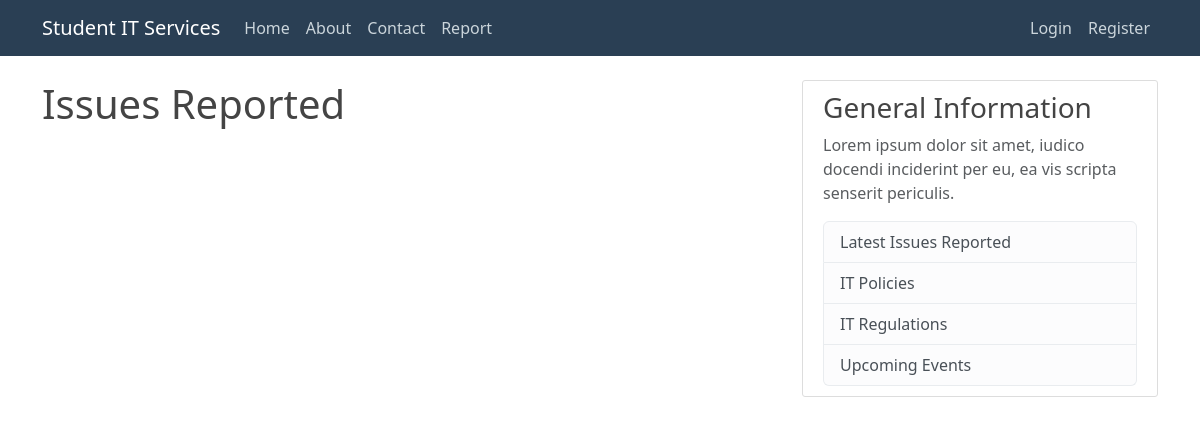
Before: /itreporting/report/ with the older database file.
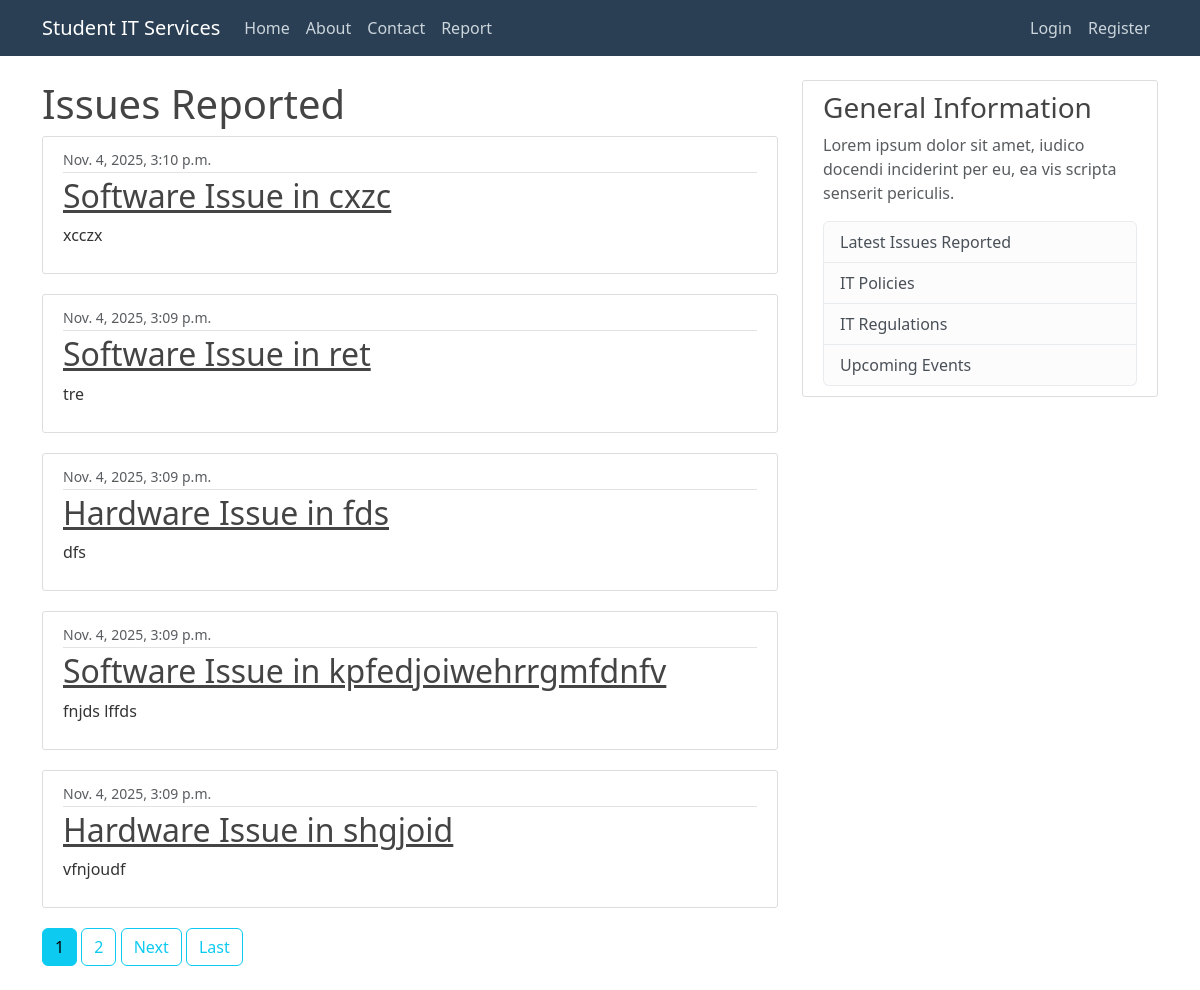
After: the same page with the newer database file.
### itreporting/models.py (models this page shows, shortened)
class Issue(models.Model):
    type = models.CharField(max_length=100, choices = [('Hardware', 'Hardware'), ('Software', 'Software')])
    room = models.CharField(max_length=100)
    urgent = models.BooleanField(default = False)
    details = models.TextField()
    date_submitted = models.DateTimeField(default=timezone.now)
    description = models.TextField()
    author = models.ForeignKey(User, related_name = 'issues', on_delete=models.CASCADE)
    def __str__(self):
        return f'{self.type} Issue in {self.room}'

### itreporting/views.py (the view)
# urls.py: path('report/', PostListView.as_view(), name = 'report'),
class PostListView(ListView):
    model = Issue
    ordering = ['-date_submitted']
    template_name = 'itreporting/report.html'
    context_object_name = 'issues'
    paginate_by = 5  # Optional pagination

### users/models.py (called while the page is built)
    def __str__(self):
        return f'{self.user.first_name} {self.user.last_name}'

### itreporting/templates/itreporting/report.html (shortened to what this page needs)
{% extends "itreporting/base.html" %}
{% block content %}
<!DOCTYPE html>
<html>
<head>
</head>
<body>
    <h1>Issues Reported</h1>
    {% for issue in issues %}
        <article class="media content-section">
            <div class="media-body">
                <div class="article-metadata">
                    <small class="text-muted">{{ issue.date_submitted }}</small>
                </div>
                <h2><a class="article-title" href="{% url 'itreporting:issue-detail' issue.id %}">{{ issue }}</a></h2>
                <p class="article-content">{{ issue.details }}</p>
            </div>
        </article>
    {% endfor %}
    {% if is_paginated %}
    {% for num in page_obj.paginator.page_range %}
    {% if page_obj.number == num %}
        <a class="btn btn-info mb-4" href="?page={{num}}">{{num}}</a>
    {% elif num > page_obj.number|add:'-3' and num < page_obj.number|add:'3' %}
        <a class="btn btn-outline-info mb-4" href="?page={{num}}">{{num}}</a>
    {% endif %}
    {% endfor %}
    {% if page_obj.has_next %}
        <a class="btn btn-outline-info mb-4" href="?page={{page_obj.next_page_number}}">Next</a>
        <a class="btn btn-outline-info mb-4" href="?page={{page_obj.paginator.num_pages}}">Last</a>
    {% endif %}
    {% endif %}
</body>
</html>
{% endblock content %}

### itreporting/templates/itreporting/base.html (shortened to what this page needs)
{% load static %}
<!DOCTYPE html>
<html lang="en">
<head>
    <link href="https://cdn.jsdelivr.net/npm/bootstrap@5.3.3/dist/css/bootstrap.min.css"
          rel="stylesheet"
>
    <link rel="stylesheet" type="text/css" href="{% static 'css/styles.css' %}">
</head>
<body>
    <header class="site-header">
        <nav class="navbar navbar-expand-md navbar-dark bg-steel fixed-top">
            <div class="container">
                <a class="navbar-brand mr-4" href="{% url 'itreporting:home' %}">Student IT Services</a>
                <div class="collapse navbar-collapse" id="navbarToggle">
                    <div class="navbar-nav me-auto">
                        <a class="nav-item nav-link" href="{% url 'itreporting:home' %}">Home</a>
                        <a class="nav-item nav-link" href="{% url 'itreporting:about' %}">About</a>
                        <a class="nav-item nav-link" href="{% url 'itreporting:contact' %}">Contact</a>
                        <a class="nav-item nav-link" href="{% url 'itreporting:report'%}">Report</a>
                    </div>
                    <div class="navbar-nav">
                        {% if user.is_authenticated  %}
                            <a class="nav-item nav-link" href="{% url 'itreporting:issue-create' %}">Report New Issue</a>
                            <a class="nav-item nav-link" href="{% url 'logout' %}">Logout</a>
                        {% else %}
                            <a class="nav-item nav-link" href="{% url 'login' %}">Login</a>
                            <a class="nav-item nav-link" href="{% url 'register' %}">Register</a>
                        {% endif %}
                    </div>
                </div>
            </div>
        </nav>
    </header>
    <main class="container" style="margin-top: 80px;">
        <div class="row">
            <div class="col-md-8">
                {% block content %}{% endblock %}
            </div>
            <div class="col-md-4">
                <div class="content-section">
                    <h3>General Information</h3>
                    <p class="text-muted">
                        Lorem ipsum dolor sit amet, iudico docendi inciderint per eu, ea vis scripta senserit periculis.
                    </p>
                    <ul class="list-group">
                        <li class="list-group-item list-group-item-light">Latest Issues Reported</li>
                        <li class="list-group-item list-group-item-light">IT Policies</li>
                        <li class="list-group-item list-group-item-light">IT Regulations</li>
                        <li class="list-group-item list-group-item-light">Upcoming Events</li>
                    </ul>
                </div>
            </div>
        </div>
    </main>
</body>
</html>

### itreporting/static/css/styles.css (style rules this page uses)
body { background: #ffffff; color: #333333; margin-top: 5rem; }
h1, h2, h3, h4, h5, h6 { color: #444444; }
ul { margin: 0; }
.bg-steel { background-color: #5f788a; }
.site-header .navbar-nav .nav-link { color: #cbd5db; }
.content-section { padding: 10px 20px; border: 1px solid #dddddd; border-radius: 3px; margin-bottom: 20px; }
.article-title { color: #444444; }
.article-content { white-space: pre-line; }
.article-metadata { padding-bottom: 1px; margin-bottom: 4px; border-bottom: 1px solid #e3e3e3 }

### itreporting/templates/itreporting/base.html (style rules this page uses)
.bg-steel { background-color: #2a3f54; }

Changed rows visible on the page:
added Issue: date_submitted "Nov. 4, 2025, 3:10 p.m.", type+room "Software Issue in cxzc", details "xcczx"
added Issue: date_submitted "Nov. 4, 2025, 3:09 p.m.", type+room "Software Issue in ret", details "tre"
added Issue: date_submitted "Nov. 4, 2025, 3:09 p.m.", type+room "Hardware Issue in fds", details "dfs"
added Issue: date_submitted "Nov. 4, 2025, 3:09 p.m.", type+room "Software Issue in kpfedjoiwehrrgmfdnfv", details "fnjds lffds"
added Issue: date_submitted "Nov. 4, 2025, 3:09 p.m.", type+room "Hardware Issue in shgjoid", details "vfnjoudf"
Other visible differences:
new list line: "1"
new list line: "2"
text now shown: "Next Last"
